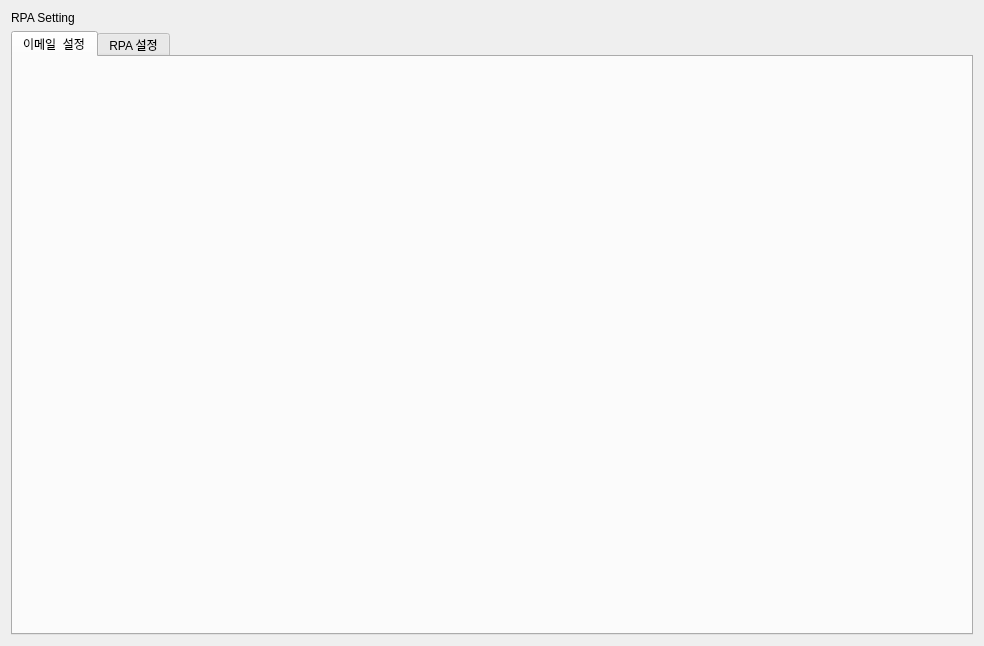
<?xml version="1.0" encoding="UTF-8"?>
<ui version="4.0">
 <class>RpaSettingWidget</class>
 <widget class="QWidget" name="RpaSettingWidget">
  <property name="geometry">
   <rect>
    <x>0</x>
    <y>0</y>
    <width>984</width>
    <height>646</height>
   </rect>
  </property>
  <property name="windowTitle">
   <string>Form</string>
  </property>
  <layout class="QGridLayout" name="gridLayout">
   <item row="0" column="0">
    <widget class="QLabel" name="label">
     <property name="styleSheet">
      <string notr="true">font: 20pt &quot;Arial&quot;;</string>
     </property>
     <property name="text">
      <string>RPA Setting</string>
     </property>
    </widget>
   </item>
   <item row="1" column="0">
    <widget class="QTabWidget" name="tabWidget">
     <property name="currentIndex">
      <number>0</number>
     </property>
     <widget class="QWidget" name="tab_9">
      <attribute name="title">
       <string>이메일  설정</string>
      </attribute>
     </widget>
     <widget class="QWidget" name="tab_17">
      <attribute name="title">
       <string>RPA 설정</string>
      </attribute>
     </widget>
    </widget>
   </item>
  </layout>
 </widget>
 <resources/>
 <connections/>
</ui>
